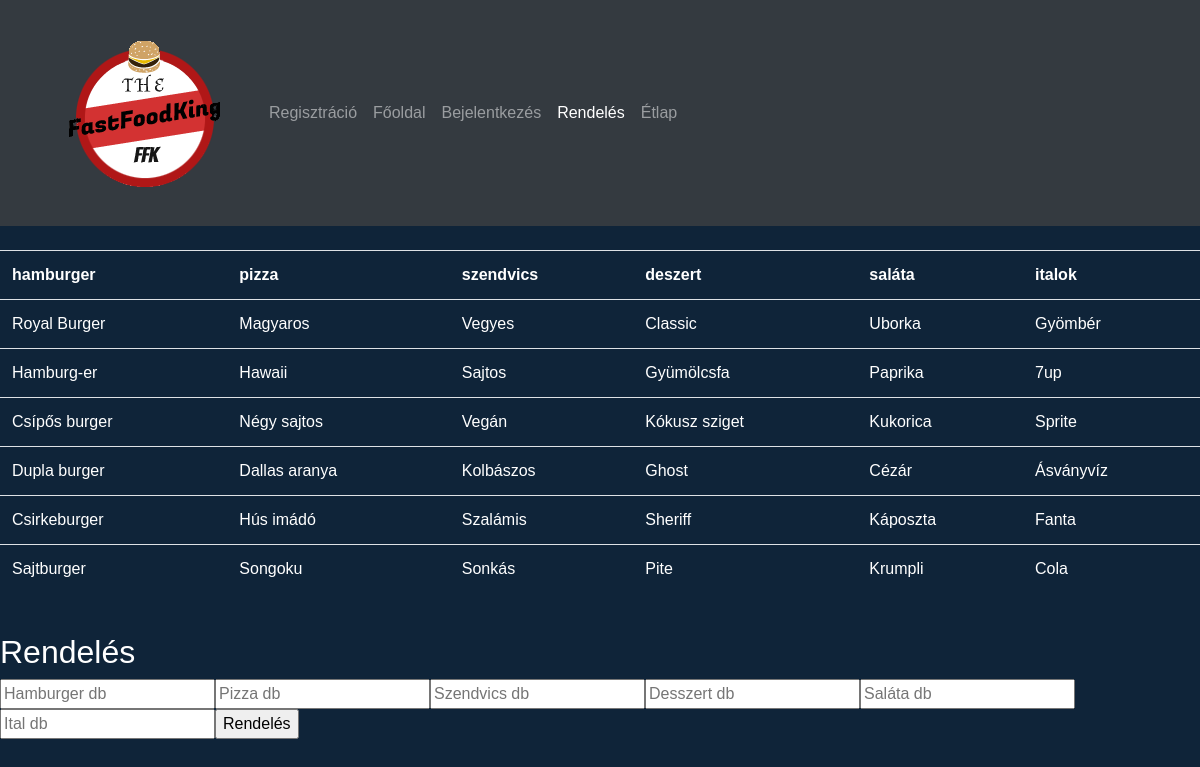
The page /rendeles.php on the database its author committed.
### tables this page shows
CREATE TABLE `etelek` (
  `etelid` int(11) NOT NULL,
  `hamburger` varchar(45) NOT NULL,
  `pizza` varchar(45) NOT NULL,
  `szendvics` varchar(45) NOT NULL,
  `deszert` varchar(45) NOT NULL,
  `salata` varchar(45) NOT NULL,
  `ital` varchar(45) NOT NULL
);

### rendeles.php (called while the page is built, shortened)
<?php
include 'rendeles1.php';
?>

### rendeles1.php (the view, shortened to what this page needs)
<!DOCTYPE html>
<html lang="en">
<head>
    <link rel='stylesheet' href='https://cdnjs.cloudflare.com/ajax/libs/twitter-bootstrap/4.1.2/css/bootstrap.min.css'>
    <link rel='stylesheet' href='https://use.fontawesome.com/releases/v5.2.0/css/all.css'><link rel="stylesheet" href="./style.css">
</head>
<body >
    <nav class="navbar navbar-expand-md navbar-dark bg-dark mb-4">
        <div class="container">
          <a class="navbar-brand"> <img class="logo" src="logo.png" alt="valorant_logo"></a>
        <div class="collapse navbar-collapse" id="myNav">
          <ul class="navbar-nav mr-auto">
             <li class="nav-item ">
              <a class="nav-link" href="regisztracio.php">Regisztráció</a>
            </li>
            <li class="nav-item ">
              <a class="nav-link" href="fooldal.php">Főoldal<span class="sr-only">(current)</span></a>
            </li>
            <li class="nav-item">
              <a class="nav-link" href="bejelentkezes.php">Bejelentkezés</a>
            </li>
            <li class="nav-item active">
              <a class="nav-link" href="rendeles1.php">Rendelés</a>
              <li class="nav-item">
                <a class="nav-link" href="etlap.php">Étlap</a>
              </li>
            </li>
          </ul>
      </nav>
      <?php
$servername = "localhost";
$username = "root";
$password = "";
$dbname = "projekt";
$conn = new mysqli($servername, $username, $password, $dbname);
$sql = "SELECT * FROM etelek";
$result = $conn->query($sql);
echo "<form method='post'>";
echo "<table class='table'>";
echo "<tr><th>hamburger</th><th>pizza</th><th>szendvics</th><th>deszert</th><th>saláta</th><th>italok</th></tr>";
if ($result->num_rows > 0) {
    while($row = $result->fetch_assoc()) {
        echo "<tr><td>" . $row["hamburger"]. "</td><td>" . $row["pizza"]. "</td><td>" . $row["szendvics"]. "</td><td>" . $row["deszert"]. "</td><td>" . $row["salata"]. "</td><td>" . $row["ital"]. "</td></tr>";
    }
} else {
    echo "Nincs találat";
}
echo "</table>";
echo "<br>";
echo "<h2>Rendelés</h2>";
echo "<input type='number' name='hamburger' placeholder='Hamburger db' min='0'>";
echo "<input type='number' name='pizza' placeholder='Pizza db' min='0'>";
echo "<input type='number' name='szendvics' placeholder='Szendvics db' min='0'>";
echo "<input type='number' name='deszert' placeholder='Desszert db' min='0'>";
echo "<input type='number' name='salata' placeholder='Saláta db' min='0'>";
echo "<input type='number' name='ital' placeholder='Ital db' min='0'>";
echo "<input type='submit' name='submit' value='Rendelés'>";
echo "</form>";
?>
</body>
    </html>

### style.css (style rules this page uses)
body { color: #fff; background-color:#f0f0f0; font-family:helvetica; background-color: #0f2439; }

### rows shown on the page
etelek: hamburger "Royal Burger", pizza "Magyaros", szendvics "Vegyes", deszert "Classic", salata "Uborka", ital "Gyömbér"
etelek: hamburger "Hamburg-er", pizza "Hawaii", szendvics "Sajtos", deszert "Gyümölcsfa", salata "Paprika", ital "7up"
etelek: hamburger "Csípős burger", pizza "Négy sajtos", szendvics "Vegán", deszert "Kókusz sziget", salata "Kukorica", ital "Sprite"
etelek: hamburger "Dupla burger", pizza "Dallas aranya", szendvics "Kolbászos", deszert "Ghost", salata "Cézár", ital "Ásványvíz"
etelek: hamburger "Csirkeburger", pizza "Hús imádó", szendvics "Szalámis", deszert "Sheriff", salata "Káposzta", ital "Fanta"
etelek: hamburger "Sajtburger", pizza "Songoku", szendvics "Sonkás", deszert "Pite", salata "Krumpli", ital "Cola"
